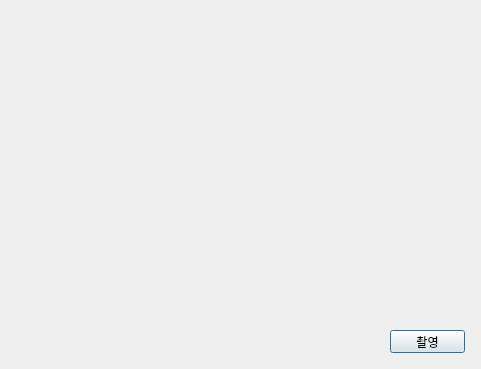
<?xml version="1.0" encoding="UTF-8"?>
<ui version="4.0">
 <class>Dialog</class>
 <widget class="QDialog" name="Dialog">
  <property name="geometry">
   <rect>
    <x>0</x>
    <y>0</y>
    <width>481</width>
    <height>369</height>
   </rect>
  </property>
  <property name="windowTitle">
   <string>Dialog</string>
  </property>
  <widget class="QPushButton" name="btnSave">
   <property name="geometry">
    <rect>
     <x>390</x>
     <y>330</y>
     <width>75</width>
     <height>23</height>
    </rect>
   </property>
   <property name="text">
    <string>촬영</string>
   </property>
  </widget>
  <widget class="QLabel" name="webcam">
   <property name="geometry">
    <rect>
     <x>20</x>
     <y>20</y>
     <width>431</width>
     <height>291</height>
    </rect>
   </property>
   <property name="text">
    <string/>
   </property>
  </widget>
  <widget class="QLabel" name="textView">
   <property name="geometry">
    <rect>
     <x>40</x>
     <y>330</y>
     <width>331</width>
     <height>20</height>
    </rect>
   </property>
   <property name="text">
    <string/>
   </property>
  </widget>
 </widget>
 <resources/>
 <connections/>
</ui>
